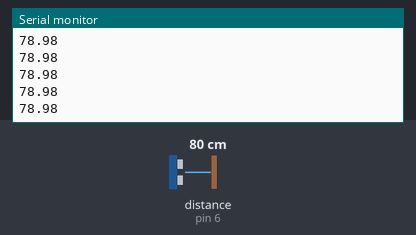
The sketch below on a simulated Arduino Uno, built with avr-gcc and run on an emulated ATmega328P. Parts: the last lines printed to the serial monitor. Wiring (inferred from the names in the program): ultrasonic range finder: trigger pin 7; echo pin 6. The test bench sets the inputs (shaded band); at power-on: distance to the obstacle (sensor on pin 6) 80 cm. The echo pulse lasts 58.3 µs per cm.

Above: at 1.2 s.
1.3 s: distance to the obstacle (sensor on pin 6) set to 2 cm
At 1.6 s:
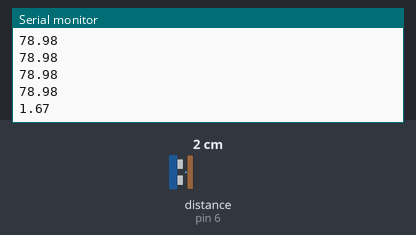
2.8 s: distance to the obstacle (sensor on pin 6) set to 4 cm
At 2.8 s:
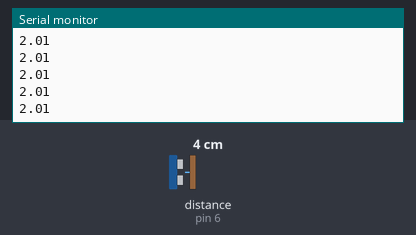
Timing chart, 0 to 5.8 s (numbered marks = the images above; inputs shaded):
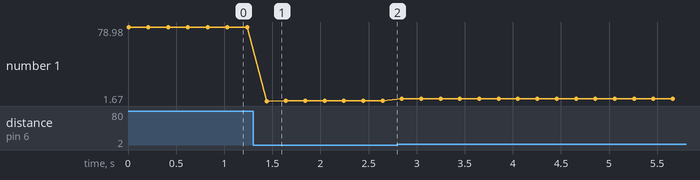

Measured:
- after the input at 1.3 s, the serial monitor: prints a new line after 0.14 s (image 1)
- plotted number 1: 78.98 → 2.01 after the input at 1.3 s, 2.01 → 4 after the input at 2.8 s

The sketch:

e2_sender.ino
```cpp
// Ibrahim Alzoubi, Marcus Berggren, Carl Vågfelt Nihlmar group: 4 (2025)
// Work package 6
// Exercise 2
// Submission code: 133204 (provided by your TA-s)

// Pin definitions
#define TRIGGER_PIN 7   // pin used to send the initial trigger to the ultrasonic sensor
#define ECHO_PIN 6      // pin used to listent o the incoming puls

// distance stamp
#define SPEED_OF_SOUND 0.034 // Speed of sound in cm/microsecond
/*############################ FUNCTION DECLARATIONS ###############################*/
// sets up the ultrasonic sensor, reads the puls value and returns it
long read_ultrasonic_sensor();

/*############################ FUNCTION DEFINITIONS ###############################*/
long read_ultrasonic_sensor(){
  // variable declarations
  long duration = 0; // stores the value of the puls duration to be returned

  // Initialize ultrasonic sensor pins
  pinMode(TRIGGER_PIN, OUTPUT);

  // Clear the signal pin
  digitalWrite(TRIGGER_PIN, LOW);

  delayMicroseconds(5);// wait 5 microsec

  digitalWrite(TRIGGER_PIN, HIGH); // Sending high signal

  delayMicroseconds(10);           // Holds high signal for 10 microsec

  // Stops the high signal
  digitalWrite(TRIGGER_PIN, LOW);

  pinMode(ECHO_PIN, INPUT); // set the signal pin to input again to listen for incoming echo

  duration = pulseIn(ECHO_PIN, HIGH, 50000); // read the puls and store it

  return duration; // return the duration of the read puls

}


void setup()
{
  // Initialize serial communication
  Serial.begin(9600);
}

void loop()
{
  // declaring distance as float to allow for later on floating point calculations. otherwise we get inaccurate distance measures
  float distance;

  // stores the puls duration from the sensor Singal pin
  long duration;

  duration = read_ultrasonic_sensor(); // read the puls

  distance = (duration * SPEED_OF_SOUND) / 2.0; // Calc distance in cm via speed of sound, duration and divede by 2 due to roundtrip

  // convert the distance to a C string and write to the Serial port
  Serial.print(distance);
  Serial.write("\n"); // sending a new line char - used for parsing in the receiving arduino


  delay(200); // short delay to avoid values being merged together when read on the other side

}
```
